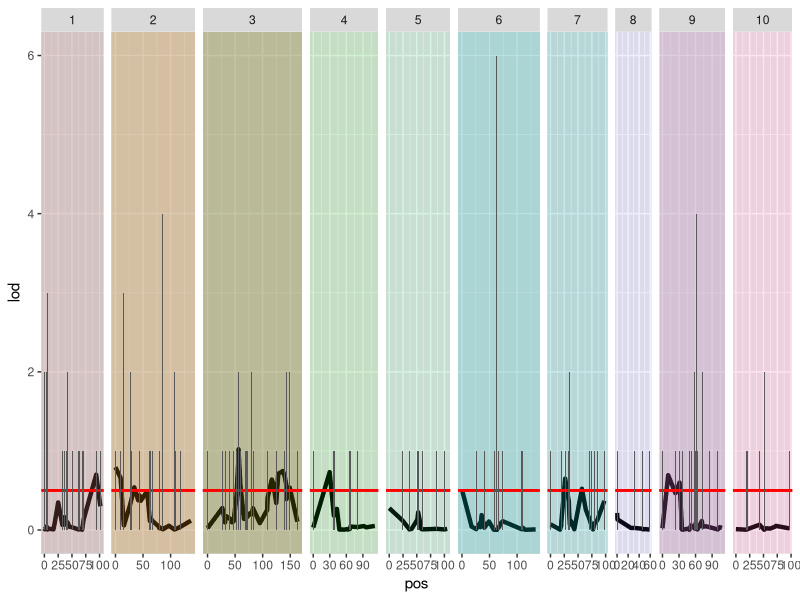

Recreate this plot in R.
# root_qtl.R

# pick a threshold for the log scores
library(ggplot2)

setwd("~/Desktop/Lab/Maloof Lab/QTL_Visualization/")

qtl <- read.csv("chr_pos_lod_name.csv")

ggplot(qtl) +
  geom_line(aes(pos, lod), size = 1.5) +
  facet_grid(~ chr, scales = "free_x", space = "free_x") + 
  geom_rect(aes(fill = as.factor(chr)),xmin = -Inf,xmax = Inf, ymin = -Inf,ymax = Inf,alpha = 0.01) +
  geom_hline(yintercept = 0.50, color = "red", size = 1) +
  theme(legend.position = "none") +
  geom_histogram(aes(pos), binwidth = 1)
